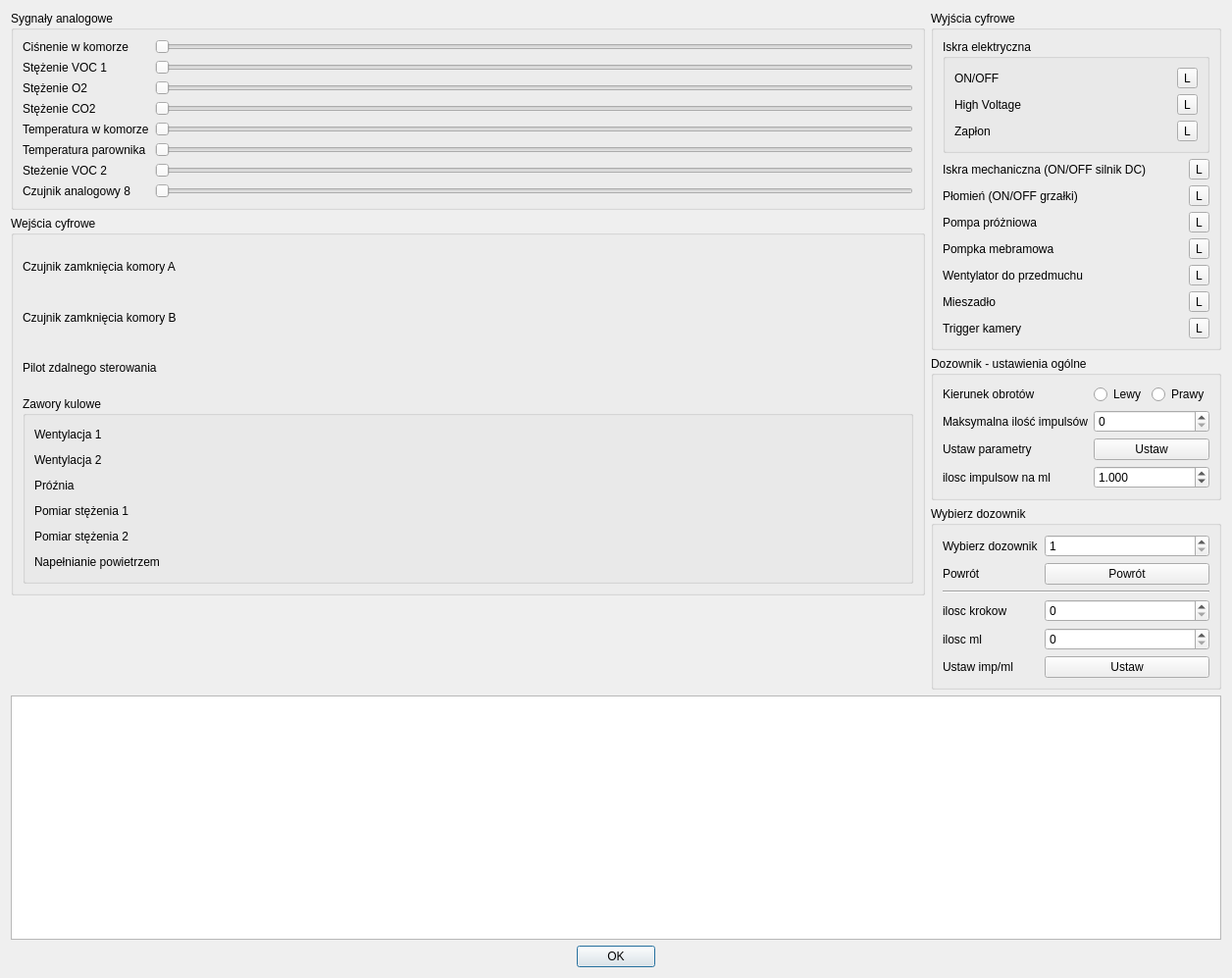
<?xml version="1.0" encoding="UTF-8"?>
<ui version="4.0">
 <class>Urzadzenia</class>
 <widget class="QDialog" name="Urzadzenia">
  <property name="geometry">
   <rect>
    <x>0</x>
    <y>0</y>
    <width>1256</width>
    <height>997</height>
   </rect>
  </property>
  <property name="windowTitle">
   <string>Dialog</string>
  </property>
  <layout class="QGridLayout" name="gridLayout_2">
   <item row="5" column="0" colspan="2">
    <widget class="QPlainTextEdit" name="plainTextEdit"/>
   </item>
   <item row="7" column="0" colspan="2">
    <widget class="QDialogButtonBox" name="buttonBox">
     <property name="standardButtons">
      <set>QDialogButtonBox::Ok</set>
     </property>
     <property name="centerButtons">
      <bool>true</bool>
     </property>
    </widget>
   </item>
   <item row="3" column="1" rowspan="2">
    <widget class="QGroupBox" name="groupBox">
     <property name="title">
      <string>Wybierz dozownik</string>
     </property>
     <layout class="QFormLayout" name="formLayout_2">
      <item row="0" column="0">
       <widget class="QLabel" name="lchDzowonik">
        <property name="text">
         <string>Wybierz dozownik</string>
        </property>
       </widget>
      </item>
      <item row="0" column="1">
       <widget class="QSpinBox" name="sbDozownik">
        <property name="minimum">
         <number>1</number>
        </property>
        <property name="maximum">
         <number>5</number>
        </property>
       </widget>
      </item>
      <item row="1" column="1">
       <widget class="QPushButton" name="pbReturn">
        <property name="text">
         <string>Powrót</string>
        </property>
       </widget>
      </item>
      <item row="2" column="0" colspan="2">
       <widget class="Line" name="line_2">
        <property name="orientation">
         <enum>Qt::Horizontal</enum>
        </property>
       </widget>
      </item>
      <item row="3" column="0">
       <widget class="QLabel" name="liloscimpulsow">
        <property name="text">
         <string>ilosc krokow</string>
        </property>
       </widget>
      </item>
      <item row="3" column="1">
       <widget class="QSpinBox" name="steps">
        <property name="maximum">
         <number>999999</number>
        </property>
       </widget>
      </item>
      <item row="4" column="0">
       <widget class="QLabel" name="liloscml">
        <property name="text">
         <string>ilosc ml</string>
        </property>
       </widget>
      </item>
      <item row="4" column="1">
       <widget class="QSpinBox" name="ml">
        <property name="maximum">
         <number>999999</number>
        </property>
       </widget>
      </item>
      <item row="5" column="0">
       <widget class="QLabel" name="lustaw">
        <property name="text">
         <string>Ustaw imp/ml</string>
        </property>
       </widget>
      </item>
      <item row="5" column="1">
       <widget class="QPushButton" name="pbUstaw">
        <property name="text">
         <string>Ustaw</string>
        </property>
       </widget>
      </item>
      <item row="1" column="0">
       <widget class="QLabel" name="lreturn">
        <property name="text">
         <string>Powrót</string>
        </property>
       </widget>
      </item>
     </layout>
    </widget>
   </item>
   <item row="2" column="1">
    <widget class="QGroupBox" name="gbDozownik">
     <property name="title">
      <string>Dozownik - ustawienia ogólne</string>
     </property>
     <layout class="QGridLayout" name="gridLayout_4">
      <item row="0" column="1">
       <layout class="QHBoxLayout" name="horizontalLayout">
        <item>
         <widget class="QRadioButton" name="rbDirectionLeft">
          <property name="text">
           <string>Lewy</string>
          </property>
         </widget>
        </item>
        <item>
         <widget class="QRadioButton" name="rbDirectionRight">
          <property name="text">
           <string>Prawy</string>
          </property>
         </widget>
        </item>
       </layout>
      </item>
      <item row="1" column="1">
       <widget class="QSpinBox" name="maxSteps">
        <property name="maximum">
         <number>999999</number>
        </property>
       </widget>
      </item>
      <item row="2" column="0">
       <widget class="QLabel" name="lparameter">
        <property name="text">
         <string>Ustaw parametry</string>
        </property>
       </widget>
      </item>
      <item row="1" column="0">
       <widget class="QLabel" name="lMaxStep">
        <property name="text">
         <string>Maksymalna ilość impulsów</string>
        </property>
       </widget>
      </item>
      <item row="2" column="1">
       <widget class="QPushButton" name="parameters">
        <property name="text">
         <string>Ustaw</string>
        </property>
       </widget>
      </item>
      <item row="3" column="0">
       <widget class="QLabel" name="lratioimpml">
        <property name="text">
         <string>ilosc impulsow na ml</string>
        </property>
       </widget>
      </item>
      <item row="3" column="1">
       <widget class="QDoubleSpinBox" name="impulsyml">
        <property name="decimals">
         <number>3</number>
        </property>
        <property name="maximum">
         <double>999.990000000000009</double>
        </property>
        <property name="value">
         <double>1.000000000000000</double>
        </property>
       </widget>
      </item>
      <item row="0" column="0">
       <widget class="QLabel" name="lKierynekObrotow">
        <property name="text">
         <string>Kierunek obrotów</string>
        </property>
       </widget>
      </item>
     </layout>
    </widget>
   </item>
   <item row="1" column="0" rowspan="3">
    <widget class="QGroupBox" name="gbIn">
     <property name="title">
      <string>Wejścia cyfrowe</string>
     </property>
     <layout class="QGridLayout" name="gridLayout_3">
      <item row="0" column="0">
       <widget class="QLabel" name="l_in_1">
        <property name="text">
         <string>Czujnik zamknięcia komory A</string>
        </property>
       </widget>
      </item>
      <item row="2" column="1">
       <spacer name="horizontalSpacer_2">
        <property name="orientation">
         <enum>Qt::Horizontal</enum>
        </property>
        <property name="sizeHint" stdset="0">
         <size>
          <width>40</width>
          <height>20</height>
         </size>
        </property>
       </spacer>
      </item>
      <item row="0" column="1">
       <spacer name="horizontalSpacer">
        <property name="orientation">
         <enum>Qt::Horizontal</enum>
        </property>
        <property name="sizeHint" stdset="0">
         <size>
          <width>40</width>
          <height>20</height>
         </size>
        </property>
       </spacer>
      </item>
      <item row="2" column="2">
       <widget class="HighLowDigitalWidget" name="in_2" native="true"/>
      </item>
      <item row="2" column="0">
       <widget class="QLabel" name="l_in_2">
        <property name="text">
         <string>Czujnik zamknięcia komory B</string>
        </property>
       </widget>
      </item>
      <item row="4" column="0" colspan="3">
       <widget class="QGroupBox" name="groupBox_3">
        <property name="title">
         <string>Zawory kulowe</string>
        </property>
        <layout class="QGridLayout" name="gridLayout">
         <item row="4" column="2">
          <widget class="HighLowDigitalWidget" name="in_7" native="true"/>
         </item>
         <item row="0" column="0">
          <widget class="QLabel" name="l_in_3">
           <property name="text">
            <string>Wentylacja 1</string>
           </property>
          </widget>
         </item>
         <item row="2" column="2">
          <widget class="HighLowDigitalWidget" name="in_5" native="true"/>
         </item>
         <item row="5" column="2">
          <widget class="HighLowDigitalWidget" name="in_8" native="true"/>
         </item>
         <item row="0" column="2">
          <widget class="HighLowDigitalWidget" name="in_3" native="true"/>
         </item>
         <item row="1" column="0">
          <widget class="QLabel" name="l_in_4">
           <property name="text">
            <string>Wentylacja 2</string>
           </property>
          </widget>
         </item>
         <item row="3" column="0">
          <widget class="QLabel" name="l_in_6">
           <property name="text">
            <string>Pomiar stężenia 1</string>
           </property>
          </widget>
         </item>
         <item row="3" column="2">
          <widget class="HighLowDigitalWidget" name="in_6" native="true"/>
         </item>
         <item row="1" column="2">
          <widget class="HighLowDigitalWidget" name="in_4" native="true"/>
         </item>
         <item row="5" column="0">
          <widget class="QLabel" name="l_in_8">
           <property name="text">
            <string>Napełnianie powietrzem</string>
           </property>
          </widget>
         </item>
         <item row="2" column="0">
          <widget class="QLabel" name="l_in_5">
           <property name="text">
            <string>Próźnia</string>
           </property>
          </widget>
         </item>
         <item row="4" column="0">
          <widget class="QLabel" name="l_in_7">
           <property name="text">
            <string>Pomiar stężenia 2</string>
           </property>
          </widget>
         </item>
         <item row="0" column="1">
          <spacer name="horizontalSpacer_4">
           <property name="orientation">
            <enum>Qt::Horizontal</enum>
           </property>
           <property name="sizeHint" stdset="0">
            <size>
             <width>40</width>
             <height>20</height>
            </size>
           </property>
          </spacer>
         </item>
         <item row="1" column="1">
          <spacer name="horizontalSpacer_5">
           <property name="orientation">
            <enum>Qt::Horizontal</enum>
           </property>
           <property name="sizeHint" stdset="0">
            <size>
             <width>40</width>
             <height>20</height>
            </size>
           </property>
          </spacer>
         </item>
         <item row="2" column="1">
          <spacer name="horizontalSpacer_6">
           <property name="orientation">
            <enum>Qt::Horizontal</enum>
           </property>
           <property name="sizeHint" stdset="0">
            <size>
             <width>40</width>
             <height>20</height>
            </size>
           </property>
          </spacer>
         </item>
         <item row="3" column="1">
          <spacer name="horizontalSpacer_7">
           <property name="orientation">
            <enum>Qt::Horizontal</enum>
           </property>
           <property name="sizeHint" stdset="0">
            <size>
             <width>40</width>
             <height>20</height>
            </size>
           </property>
          </spacer>
         </item>
         <item row="4" column="1">
          <spacer name="horizontalSpacer_8">
           <property name="orientation">
            <enum>Qt::Horizontal</enum>
           </property>
           <property name="sizeHint" stdset="0">
            <size>
             <width>40</width>
             <height>20</height>
            </size>
           </property>
          </spacer>
         </item>
         <item row="5" column="1">
          <spacer name="horizontalSpacer_9">
           <property name="orientation">
            <enum>Qt::Horizontal</enum>
           </property>
           <property name="sizeHint" stdset="0">
            <size>
             <width>40</width>
             <height>20</height>
            </size>
           </property>
          </spacer>
         </item>
        </layout>
       </widget>
      </item>
      <item row="3" column="0">
       <widget class="QLabel" name="l_in_9">
        <property name="text">
         <string>Pilot zdalnego sterowania</string>
        </property>
       </widget>
      </item>
      <item row="3" column="2">
       <widget class="HighLowDigitalWidget" name="in_9" native="true"/>
      </item>
      <item row="3" column="1">
       <spacer name="horizontalSpacer_3">
        <property name="orientation">
         <enum>Qt::Horizontal</enum>
        </property>
        <property name="sizeHint" stdset="0">
         <size>
          <width>40</width>
          <height>20</height>
         </size>
        </property>
       </spacer>
      </item>
      <item row="0" column="2">
       <widget class="HighLowDigitalWidget" name="in_1" native="true"/>
      </item>
     </layout>
    </widget>
   </item>
   <item row="0" column="1" rowspan="2">
    <widget class="QGroupBox" name="gbOut">
     <property name="title">
      <string>Wyjścia cyfrowe</string>
     </property>
     <layout class="QGridLayout" name="gridLayout_6">
      <item row="5" column="0">
       <widget class="QLabel" name="l_out_8">
        <property name="text">
         <string>Wentylator do przedmuchu</string>
        </property>
       </widget>
      </item>
      <item row="6" column="2">
       <widget class="QToolButton" name="tb_out_9">
        <property name="text">
         <string>L</string>
        </property>
       </widget>
      </item>
      <item row="6" column="1">
       <widget class="DigitalOutWidget" name="out_9" native="true"/>
      </item>
      <item row="2" column="1">
       <widget class="DigitalOutWidget" name="out_5" native="true"/>
      </item>
      <item row="1" column="0">
       <widget class="QLabel" name="l_out_4">
        <property name="text">
         <string>Iskra mechaniczna (ON/OFF silnik DC)</string>
        </property>
       </widget>
      </item>
      <item row="7" column="0">
       <widget class="QLabel" name="l_out_a">
        <property name="text">
         <string>Trigger kamery</string>
        </property>
       </widget>
      </item>
      <item row="3" column="0">
       <widget class="QLabel" name="l_out_6">
        <property name="text">
         <string>Pompa próżniowa</string>
        </property>
       </widget>
      </item>
      <item row="1" column="2">
       <widget class="QToolButton" name="tb_out_4">
        <property name="text">
         <string>L</string>
        </property>
       </widget>
      </item>
      <item row="5" column="2">
       <widget class="QToolButton" name="tb_out_8">
        <property name="text">
         <string>L</string>
        </property>
       </widget>
      </item>
      <item row="5" column="1">
       <widget class="DigitalOutWidget" name="out_8" native="true"/>
      </item>
      <item row="7" column="2">
       <widget class="QToolButton" name="tb_out_a">
        <property name="text">
         <string>L</string>
        </property>
       </widget>
      </item>
      <item row="6" column="0">
       <widget class="QLabel" name="l_out_9">
        <property name="text">
         <string>Mieszadło</string>
        </property>
       </widget>
      </item>
      <item row="4" column="0">
       <widget class="QLabel" name="l_out_7">
        <property name="text">
         <string>Pompka mebramowa</string>
        </property>
       </widget>
      </item>
      <item row="4" column="2">
       <widget class="QToolButton" name="tb_out_7">
        <property name="text">
         <string>L</string>
        </property>
       </widget>
      </item>
      <item row="2" column="0">
       <widget class="QLabel" name="l_out_5">
        <property name="text">
         <string>Płomień (ON/OFF grzałki)</string>
        </property>
       </widget>
      </item>
      <item row="0" column="0" colspan="3">
       <widget class="QGroupBox" name="groupBox_5">
        <property name="title">
         <string>Iskra elektryczna</string>
        </property>
        <layout class="QGridLayout" name="gridLayout_5">
         <item row="1" column="1">
          <widget class="DigitalOutWidget" name="out_2" native="true"/>
         </item>
         <item row="2" column="0">
          <widget class="QLabel" name="l_out_3">
           <property name="text">
            <string>Zapłon</string>
           </property>
          </widget>
         </item>
         <item row="2" column="1">
          <widget class="DigitalOutWidget" name="out_3" native="true"/>
         </item>
         <item row="0" column="0">
          <widget class="QLabel" name="l_out_1">
           <property name="text">
            <string>ON/OFF</string>
           </property>
          </widget>
         </item>
         <item row="1" column="0">
          <widget class="QLabel" name="l_out_2">
           <property name="text">
            <string>High Voltage</string>
           </property>
          </widget>
         </item>
         <item row="0" column="1">
          <widget class="DigitalOutWidget" name="out_1" native="true"/>
         </item>
         <item row="0" column="2">
          <widget class="QToolButton" name="tb_out_1">
           <property name="text">
            <string>L</string>
           </property>
          </widget>
         </item>
         <item row="1" column="2">
          <widget class="QToolButton" name="tb_out_2">
           <property name="text">
            <string>L</string>
           </property>
          </widget>
         </item>
         <item row="2" column="2">
          <widget class="QToolButton" name="tb_out_3">
           <property name="text">
            <string>L</string>
           </property>
          </widget>
         </item>
        </layout>
       </widget>
      </item>
      <item row="4" column="1">
       <widget class="DigitalOutWidget" name="out_7" native="true"/>
      </item>
      <item row="1" column="1">
       <widget class="DigitalOutWidget" name="out_4" native="true"/>
      </item>
      <item row="7" column="1">
       <widget class="DigitalOutWidget" name="out_a" native="true"/>
      </item>
      <item row="3" column="2">
       <widget class="QToolButton" name="tb_out_6">
        <property name="text">
         <string>L</string>
        </property>
       </widget>
      </item>
      <item row="2" column="2">
       <widget class="QToolButton" name="tb_out_5">
        <property name="text">
         <string>L</string>
        </property>
       </widget>
      </item>
      <item row="3" column="1">
       <widget class="DigitalOutWidget" name="out_6" native="true"/>
      </item>
     </layout>
    </widget>
   </item>
   <item row="0" column="0">
    <widget class="QGroupBox" name="gbAnalog">
     <property name="title">
      <string>Sygnały analogowe</string>
     </property>
     <layout class="QFormLayout" name="formLayout">
      <item row="0" column="0">
       <widget class="QLabel" name="cz_label_1">
        <property name="text">
         <string>Ciśnenie w komorze</string>
        </property>
       </widget>
      </item>
      <item row="0" column="1">
       <widget class="QSlider" name="analog_1">
        <property name="orientation">
         <enum>Qt::Horizontal</enum>
        </property>
       </widget>
      </item>
      <item row="1" column="0">
       <widget class="QLabel" name="cz_label_2">
        <property name="text">
         <string>Stężenie VOC 1</string>
        </property>
       </widget>
      </item>
      <item row="1" column="1">
       <widget class="QSlider" name="analog_2">
        <property name="orientation">
         <enum>Qt::Horizontal</enum>
        </property>
       </widget>
      </item>
      <item row="2" column="0">
       <widget class="QLabel" name="cz_label_3">
        <property name="text">
         <string>Stężenie O2</string>
        </property>
       </widget>
      </item>
      <item row="2" column="1">
       <widget class="QSlider" name="analog_3">
        <property name="orientation">
         <enum>Qt::Horizontal</enum>
        </property>
       </widget>
      </item>
      <item row="3" column="0">
       <widget class="QLabel" name="cz_label_4">
        <property name="text">
         <string>Stężenie CO2</string>
        </property>
       </widget>
      </item>
      <item row="3" column="1">
       <widget class="QSlider" name="analog_4">
        <property name="orientation">
         <enum>Qt::Horizontal</enum>
        </property>
       </widget>
      </item>
      <item row="4" column="0">
       <widget class="QLabel" name="cz_label_5">
        <property name="text">
         <string>Temperatura w komorze</string>
        </property>
       </widget>
      </item>
      <item row="4" column="1">
       <widget class="QSlider" name="analog_5">
        <property name="orientation">
         <enum>Qt::Horizontal</enum>
        </property>
       </widget>
      </item>
      <item row="5" column="0">
       <widget class="QLabel" name="cz_label_6">
        <property name="text">
         <string>Temperatura parownika</string>
        </property>
       </widget>
      </item>
      <item row="5" column="1">
       <widget class="QSlider" name="analog_6">
        <property name="orientation">
         <enum>Qt::Horizontal</enum>
        </property>
       </widget>
      </item>
      <item row="6" column="0">
       <widget class="QLabel" name="cz_label_7">
        <property name="text">
         <string>Steżenie VOC 2</string>
        </property>
       </widget>
      </item>
      <item row="6" column="1">
       <widget class="QSlider" name="analog_7">
        <property name="orientation">
         <enum>Qt::Horizontal</enum>
        </property>
       </widget>
      </item>
      <item row="7" column="0">
       <widget class="QLabel" name="cz_label_8">
        <property name="text">
         <string>Czujnik analogowy 8</string>
        </property>
       </widget>
      </item>
      <item row="7" column="1">
       <widget class="QSlider" name="analog_8">
        <property name="orientation">
         <enum>Qt::Horizontal</enum>
        </property>
       </widget>
      </item>
     </layout>
    </widget>
   </item>
  </layout>
 </widget>
 <customwidgets>
  <customwidget>
   <class>HighLowDigitalWidget</class>
   <extends>QWidget</extends>
   <header>highlowdigitalwidget.h</header>
   <container>1</container>
  </customwidget>
  <customwidget>
   <class>DigitalOutWidget</class>
   <extends>QWidget</extends>
   <header>digitaloutwidget.h</header>
   <container>1</container>
  </customwidget>
 </customwidgets>
 <resources/>
 <connections/>
</ui>
